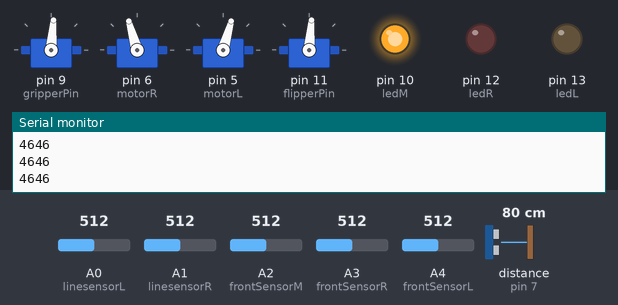
Recording of a sketch running on a simulated Arduino Uno, built with avr-gcc and run on an emulated ATmega328P. On the bench: 4 × servo, output pins drawn as LEDs (lit = HIGH), the last lines printed to the serial monitor. Wiring (inferred from the names in the program): ultrasonic range finder: trigger pin 4; echo pin 7. Dashed ring = blinking. Inputs (shaded band) come from the test bench; at power-on: distance to the obstacle (sensor on pin 7) 80 cm, A2 (frontSensorM) = 512, A3 (frontSensorR) = 512, A0 (linesensorL) = 512, A1 (linesensorR) = 512, A4 (frontSensorL) = 512. The echo pulse lasts 58.3 µs per cm; pins used as bus, display or sensor lines are not drawn.

Above: at 5.2 s.
5.3 s: distance to the obstacle (sensor on pin 7) set to 6 cm
6.8 s: distance to the obstacle (sensor on pin 7) set to 3 cm
At 6.94 s:
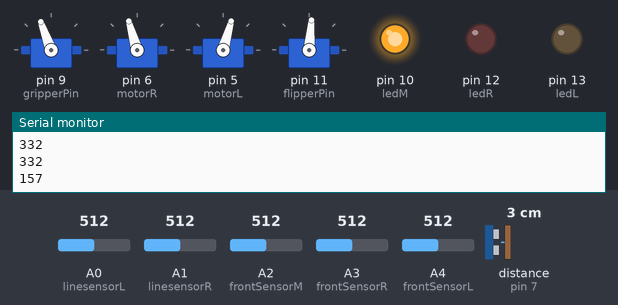
At 7.8 s:
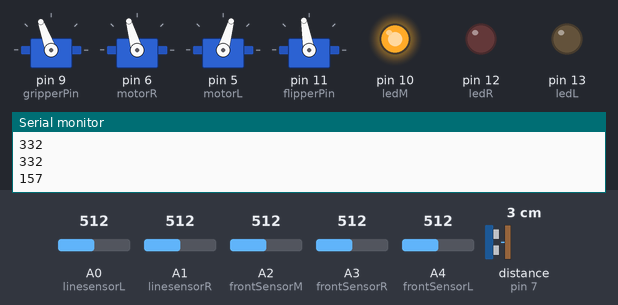
9.8 s: A2 (frontSensorM) set to 661
12.8 s: A2 (frontSensorM) set to 678
At 14.9 s:
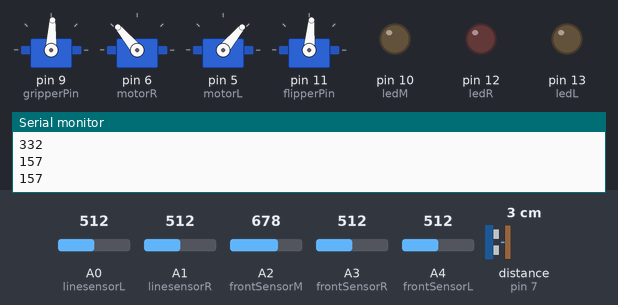
15.4 s: A3 (frontSensorR) set to 586
17.8 s: A3 (frontSensorR) set to 611
At 18.47 s:
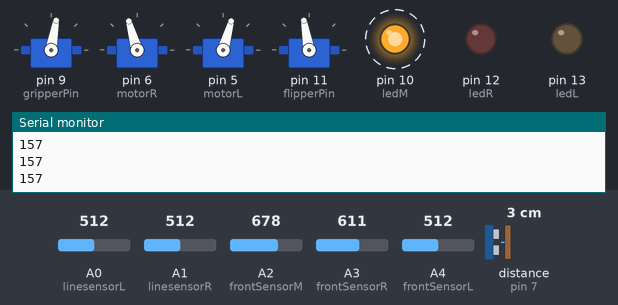
Timing chart, 0 to 54.7 s (numbered marks = the images above; inputs shaded):
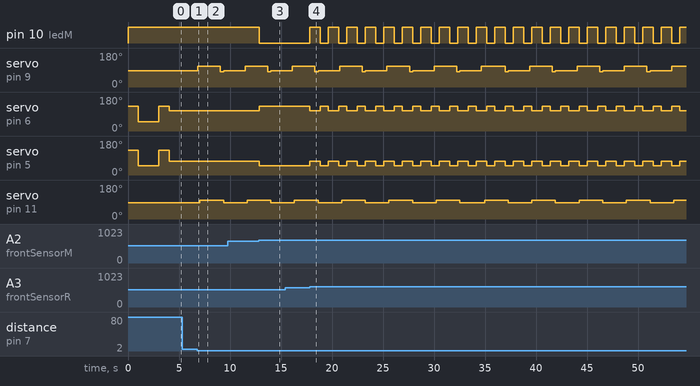

Measured:
- the behaviour switches between 5 and 4 cm on distance to the obstacle (sensor on pin 7) (found by bisection; images 0 and 1)
- the behaviour switches between 670 and 671 on A2 (frontSensorM) (found by bisection; images 2 and 3)
- the behaviour switches between 600 and 601 on A3 (frontSensorR) (found by bisection; images 3 and 4)
- after the input at 6.8 s, servo on pin 9 (gripperPin): 85° → 110° after 0.05 s, → 80° 2.2 s later, → 87° 0.30 s later; servo on pin 11 (flipperPin): 85° → 100° after 0.25 s, → 85° 2.3 s later
- after the input at 12.8 s, pin 10 (ledM): HIGH → LOW after 0.09 s; servo on pin 6 (motorR): 106° → 130° after 0.09 s; servo on pin 5 (motorL): 74° → 50° after 0.09 s
- after the input at 17.8 s, pin 10 (ledM): alternates HIGH for 1.0 s and LOW for 0.81 s, starting at once; servo on pin 6 (motorR): alternates 130° for 0.81 s and 106° for 1.0 s, starting at once; servo on pin 5 (motorL): alternates 74° for 1.0 s and 50° for 0.81 s, starting at once

The sketch:

robot.ino
```cpp
#include <Servo.h>
#include <PinChangeInterrupt.h>
#include <PinChangeInterruptBoards.h>
#include <PinChangeInterruptPins.h>
#include <PinChangeInterruptSettings.h>
#include <Time.h>


/** DEFINE **/
#define RIGHT 1
#define LEFT 2
#define STRAIGHT 3

/** PIN **/
#define linesensorL A0  // analog pin used to connect the potentiometer
#define linesensorR A1
#define senL 2
#define senR 3
#define motorL 5
#define motorR 6
#define gripperPin 9
#define flipperPin 11
#define frontSensorL A4
#define frontSensorR A3
#define frontSensorM A2

#define flameSensor A5

#define ledL 13
#define ledM 10
#define ledR 12
#define triggerPin 4
#define echoPin 7

//int gripperPin = 6;


int val;    // variable to read the value from the analog pin
int lineL;
int lineR;
int frontL;
int frontR;
int frontM;
long duration, distance;
Servo wheelR;  // create servo object to control a servo
Servo wheelL;
Servo gripper;
Servo flipper;
int gripperVal;
int speed;
int turn;
int conf = 0;
int speedL = 0;
int speedR = 0;

int mode;
int turnMode;
int identifyMode = 0;
int countL = 0;
int countR = 0;
int temp = 0;

int roadL = 0;
int roadR = 0;
int roadM = 0;

unsigned long speedLSen = 0.0;
unsigned long holeDist = 20000000; // ändra till riktigt värde


long turnModeTime = 0;
long identifyTime = 0;
long frontTime = 0;
long testTimer;
long chillTime;
long gripperTimer;
long flipperTimer;

int threshold = 670;


int offsetR = 90;
int offsetL = 90;
int minR = 999;
int maxR = 0;
int minL = 999;
int maxL = 0;
int refR = (maxR+minR)/2;
int refL = (maxL+minL)/2;
int u = 0;
int e = 0;
double kpR = 0.3;
double kpL = 0.3;
double deltaR;
double deltaL;
double integral = 0;
double ti = 0.035;      //should be 0.035
double kp = 115.0;      // should be 115
int imax = 20;//35;          // should be 35
double ti_turn = 0.0015;      //should be 0.035
double kp_turn = 75.0;      // should be 115
int imax_turn = 10;          // should be 35
double ti_s = 0.00;      //should be 0.035
double kp_s = 75.0;      // should be 115 // 95
int imax_s = 0;          // should be 35

int maxSpeed = 40;

char turns[] = {'L', 'B', 'S', 'B', 'R'}; // left = 'L', right = 'R', 180 = 'B', Straight = 'S'
int turnsPointer;

int inst[] = {'R', 'U', 'L', 'U', 'R', 'U', 'L', 'U', 'R', 'U', 'L', 'U', 'R', 'U', 'L', 'U'};
int instC = 0;

int flame = 0;
int gripperMode = 0;
int candleCount = 0;

void initMotors(){
    gripper.attach(gripperPin);

    wheelR.attach(motorR);
    wheelL.attach(motorL);
}


void senLfunc(){
    countL ++;
}
void senRfunc(){
    countR ++;
}

void setup() {

    Serial.begin(9600);
    pinMode(linesensorL, INPUT);
    pinMode(linesensorR, INPUT);
    pinMode(frontSensorL, INPUT);
    pinMode(frontSensorR, INPUT);
    pinMode(frontSensorM, INPUT);
    pinMode(flameSensor, INPUT);

    pinMode(ledL, OUTPUT);
    pinMode(ledM, OUTPUT);
    pinMode(ledR, OUTPUT);

    pinMode(senL, INPUT_PULLUP);
    //attachInterrupt(digitalPinToInterrupt(senL), senLfunc, RISING);
    pinMode(senR, INPUT_PULLUP);
    pinMode(triggerPin, OUTPUT);
    pinMode(echoPin, INPUT);
    //attachInterrupt(digitalPinToInterrupt(senR), senRfunc, RISING);

    //attachInterrupt(frontSensorL, frontSensorInterruptL, RISING);
    //attachInterrupt(frontSensorM, frontSensorInterruptM, FALLING);
    //attachInterrupt(frontSensorR, frontSensorInterruptR, RISING);

    turnsPointer = 0;

    speed = 20 ;

    gripperVal = 90;
    turn = 6;
    mode = RIGHT;
    turnMode = 0;

    initMotors();
    gripper.attach(gripperPin);
    flipper.attach(flipperPin);
    flipper.write(85);
    gripper.write(85);
    calibrate();
    testTimer = millis();
    gripper.detach();
    flipper.detach();
    digitalWrite(ledL, LOW);
    digitalWrite(ledM, LOW);
    digitalWrite(ledR, LOW);
}


void frontSensorInterruptL(){
	turnsPointer++;
}

void frontSensorInterruptR(){
	turnsPointer++;
}

void frontSensorInterruptM(){
	turnsPointer++;
}

void calibrate(){
    digitalWrite(ledM, HIGH);
    wheelR.write(offsetR + 40);
    wheelL.write(offsetL + 40);
    for(int i = 0; i<200; i++){
        lineR = analogRead(linesensorR);
        lineL = analogRead(linesensorL);
        if(lineR < minR){
            minR = lineR;
        }
        if(lineR > maxR){
            maxR = lineR;
        }
        if(lineL < minL){
            minL = lineL;
        }
        if(lineL > maxL){
            maxL = lineL;
        }
        if(i == 50){
            wheelR.write(offsetR - 40);
            wheelL.write(offsetL - 40);
        }
        if(i == 150){
            wheelR.write(offsetR + 40);
            wheelL.write(offsetL + 40);
        }
        delay(20);
    }

    wheelR.write(offsetR);
    wheelL.write(offsetL);

    refR    = (maxR+minR)/2;
    refL    = (maxL+minL)/2;
    deltaR = (maxR - minR);
    deltaL = (maxL - minL);
    kpR = kp/deltaR;
    kpL = kp/deltaL;
    digitalWrite(ledM, LOW);
}


long getDistance(){
    digitalWrite(triggerPin, HIGH);
    delayMicroseconds(10);
    digitalWrite(triggerPin, LOW);
    duration = pulseIn(echoPin, HIGH);
    return duration / 29 / 2;
}

void checkCrossing(){
    frontL = analogRead(frontSensorL);
    frontR = analogRead(frontSensorR);
    frontM = analogRead(frontSensorM);
    if(frontM > threshold){
        frontTime = millis();
    }

    if(((frontL > 600 || frontR > 600 || (millis() - frontTime) > 500) && !turnMode && (millis() - chillTime) > 800 )){
        digitalWrite(ledM, HIGH);
        turnModeTime = millis();
        turnMode = 1;
        maxSpeed = 16;
        identifyTime = millis();
        identifyMode = 1;
        roadL = 0;
        roadR = 0;
        roadM = 0;
        //digitalWrite(ledL, LOW);
        //digitalWrite(ledR, LOW);
        kp = kp_turn;
        ti = ti_turn;
        imax = imax_turn;

    }else if(turnMode && ((millis() - turnModeTime) > 1000 ) && (frontM > threshold)){
        digitalWrite(ledM, LOW);
        turnMode = 0;
        maxSpeed = 40;
        kp = kp_s;
        ti = ti_s;
        imax = imax_s;
        mode = LEFT;
        /*
        if(inst[instC % 16] == 'R'){
            mode = RIGHT;
            digitalWrite(ledR, HIGH);
            digitalWrite(ledL, LOW);
        }
        else if(inst[instC % 16] == 'L'){
            mode = LEFT;
            digitalWrite(ledL, HIGH);
            digitalWrite(ledR, LOW);
        } else if(inst[instC % 16] == 'U'){
            if(inst[(instC + 1) % 16] == 'R'){
                mode = RIGHT;
                digitalWrite(ledR, HIGH);
                digitalWrite(ledL, LOW);
            }
            else if(inst[(instC + 1) % 16] == 'L'){
                mode = LEFT;
                digitalWrite(ledL, HIGH);
                digitalWrite(ledR, LOW);
            }
        }

        instC++;
        */
        chillTime = millis();
    }
}

void identify(){

    if(millis() - identifyTime < 300){
        frontL = analogRead(frontSensorL);
        frontR = analogRead(frontSensorR);
        frontM = analogRead(frontSensorM);
        if(frontL > threshold){
            roadL = 1;
            //digitalWrite(ledL, HIGH);
        }
        if(frontR > threshold){
            roadR = 1;
            //digitalWrite(ledR, HIGH);
        }
        if(frontM > threshold){
            roadM = 1;
        }
    }
    else{
        if(roadL == 1 || roadM == 1){
            mode == LEFT;
        } else{
            mode == RIGHT;
        }
    }
}

void LorR(){
    if((millis()/1000 % 2) == 0){
        mode = LEFT;
        digitalWrite(ledL, HIGH);
        digitalWrite(ledR, LOW);
    } else{
        mode = RIGHT;
        digitalWrite(ledL, LOW);
        digitalWrite(ledR, HIGH);
    }
}


void servo(int u){
    speedL = 90 - maxSpeed + u;
    speedR = 90 + maxSpeed + u;

    if(speedR > (90 + maxSpeed)){
        speedR = 90 + maxSpeed;
    }else if(speedR < (90 - maxSpeed)){
        speedR = 90 - maxSpeed;
    }
    if(speedL > (90 + maxSpeed)){
        speedL = 90 + maxSpeed;
    } else if(speedL < 90 - maxSpeed){
        speedL = 90 - maxSpeed;
    }
    wheelL.write(speedL);
    wheelR.write(speedR);
}

void run(){

    if(mode == RIGHT){
        lineR = analogRead(linesensorR);
        e = refR - lineR;
        integral += e * ti;
        if(integral > imax) {integral = imax;}
        else if(integral < -imax) {integral = -imax;}
        u = kp/deltaR * e + integral;

    } else if(mode == LEFT){
        lineL = analogRead(linesensorL);
        e = refL - lineL;
        integral += e * ti;
        if(integral > imax) {integral = imax;}
        else if(integral < -imax) {integral = -imax;}
        u = -(kp/deltaL * e + integral);
    }

    servo(u);

}

void still(){
    wheelR.write(90);
    wheelL.write(90);
}

void candle(){
    //flame = analogRead(flameSensor);
    //flame = digitalRead(flameSensor);
    if(gripperMode == 0){
        digitalWrite(triggerPin, HIGH);
        delayMicroseconds(10);
        digitalWrite(triggerPin, LOW);
        duration = pulseIn(echoPin, HIGH);
        Serial.println(duration);
        if(duration < 270){
            gripper.attach(gripperPin);
            gripper.write(110);
            gripperMode = 1;
            gripperTimer = millis();
        }
    } else if(gripperMode == 1){
        if(millis() - gripperTimer > 200){
            flipper.attach(flipperPin);
            flipper.write(100);
            gripperMode = 2;
            flipperTimer = millis();
        }
    } else if(gripperMode == 2){
        if(millis() - flipperTimer > 2000){
            gripper.write(80);
            gripperMode = 3;
            gripperTimer = millis();
        }
    }else if(gripperMode == 3){
        if(millis() - gripperTimer > 300){
            gripper.write(87);
            flipper.write(85);
            gripper.detach();
            flipperTimer = millis();
            gripperMode = 4;
            /*
            candleCount ++;
            if((candleCount % 4) == 0){
                digitalWrite(ledL, LOW);
                digitalWrite(ledM, LOW);
                digitalWrite(ledR, LOW);
            }else if((candleCount % 4) == 1){
                digitalWrite(ledL, HIGH);
            }
            else if((candleCount % 4) == 2){
                digitalWrite(ledM, HIGH);
            }else if((candleCount % 4) == 3){
                digitalWrite(ledR, HIGH);
            }*/

        }
    }else if(gripperMode == 4){
        if(millis() - flipperTimer > 2000){
            flipper.write(87);
            flipper.detach();
            gripperMode = 0;
        }
    }
}

void printSensors(){
    Serial.print("frontL: ");
    Serial.print(analogRead(frontSensorL));
    Serial.print("  frontM: ");
    Serial.print(analogRead(frontSensorM));
    Serial.print("  frontR: ");
    Serial.print(analogRead(frontSensorR));
    Serial.print("  L: ");
    Serial.print(analogRead(linesensorL));
    Serial.print("  R: ");
    Serial.println(analogRead(linesensorR));
}

void loop() {

    checkCrossing();

    if(turnMode){
        identify();
    }
    candle();
    run();

    delay(100);
}
```
